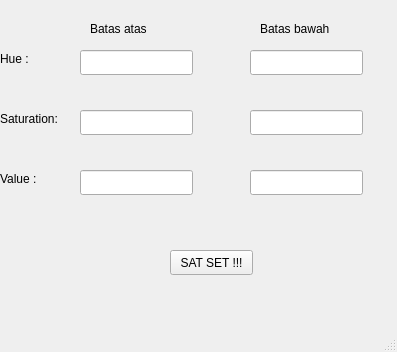
<?xml version="1.0" encoding="UTF-8"?>
<ui version="4.0">
 <class>MainWindow</class>
 <widget class="QMainWindow" name="MainWindow">
  <property name="geometry">
   <rect>
    <x>0</x>
    <y>0</y>
    <width>397</width>
    <height>352</height>
   </rect>
  </property>
  <property name="windowTitle">
   <string>MainWindow</string>
  </property>
  <widget class="QWidget" name="centralwidget">
   <widget class="QLineEdit" name="Hue_max">
    <property name="geometry">
     <rect>
      <x>80</x>
      <y>50</y>
      <width>113</width>
      <height>25</height>
     </rect>
    </property>
   </widget>
   <widget class="QLineEdit" name="Saturation_max">
    <property name="geometry">
     <rect>
      <x>80</x>
      <y>110</y>
      <width>113</width>
      <height>25</height>
     </rect>
    </property>
   </widget>
   <widget class="QPushButton" name="pushButton">
    <property name="geometry">
     <rect>
      <x>170</x>
      <y>250</y>
      <width>83</width>
      <height>25</height>
     </rect>
    </property>
    <property name="text">
     <string>SAT SET !!!</string>
    </property>
   </widget>
   <widget class="QLineEdit" name="Value_max">
    <property name="geometry">
     <rect>
      <x>80</x>
      <y>170</y>
      <width>113</width>
      <height>25</height>
     </rect>
    </property>
   </widget>
   <widget class="QLineEdit" name="Hue_min">
    <property name="geometry">
     <rect>
      <x>250</x>
      <y>50</y>
      <width>113</width>
      <height>25</height>
     </rect>
    </property>
   </widget>
   <widget class="QLineEdit" name="Saturation_min">
    <property name="geometry">
     <rect>
      <x>250</x>
      <y>110</y>
      <width>113</width>
      <height>25</height>
     </rect>
    </property>
   </widget>
   <widget class="QLineEdit" name="Value_min">
    <property name="geometry">
     <rect>
      <x>250</x>
      <y>170</y>
      <width>113</width>
      <height>25</height>
     </rect>
    </property>
   </widget>
   <widget class="QLabel" name="label">
    <property name="geometry">
     <rect>
      <x>90</x>
      <y>20</y>
      <width>81</width>
      <height>17</height>
     </rect>
    </property>
    <property name="text">
     <string>Batas atas</string>
    </property>
   </widget>
   <widget class="QLabel" name="label_2">
    <property name="geometry">
     <rect>
      <x>260</x>
      <y>20</y>
      <width>91</width>
      <height>17</height>
     </rect>
    </property>
    <property name="text">
     <string>Batas bawah</string>
    </property>
   </widget>
   <widget class="QLabel" name="label_3">
    <property name="geometry">
     <rect>
      <x>0</x>
      <y>50</y>
      <width>67</width>
      <height>17</height>
     </rect>
    </property>
    <property name="text">
     <string>Hue :</string>
    </property>
   </widget>
   <widget class="QLabel" name="label_4">
    <property name="geometry">
     <rect>
      <x>0</x>
      <y>110</y>
      <width>81</width>
      <height>17</height>
     </rect>
    </property>
    <property name="text">
     <string>Saturation:</string>
    </property>
   </widget>
   <widget class="QLabel" name="label_5">
    <property name="geometry">
     <rect>
      <x>0</x>
      <y>170</y>
      <width>81</width>
      <height>17</height>
     </rect>
    </property>
    <property name="text">
     <string>Value :</string>
    </property>
   </widget>
  </widget>
  <widget class="QMenuBar" name="menubar">
   <property name="geometry">
    <rect>
     <x>0</x>
     <y>0</y>
     <width>397</width>
     <height>22</height>
    </rect>
   </property>
  </widget>
  <widget class="QStatusBar" name="statusbar"/>
 </widget>
 <resources/>
 <connections/>
</ui>
